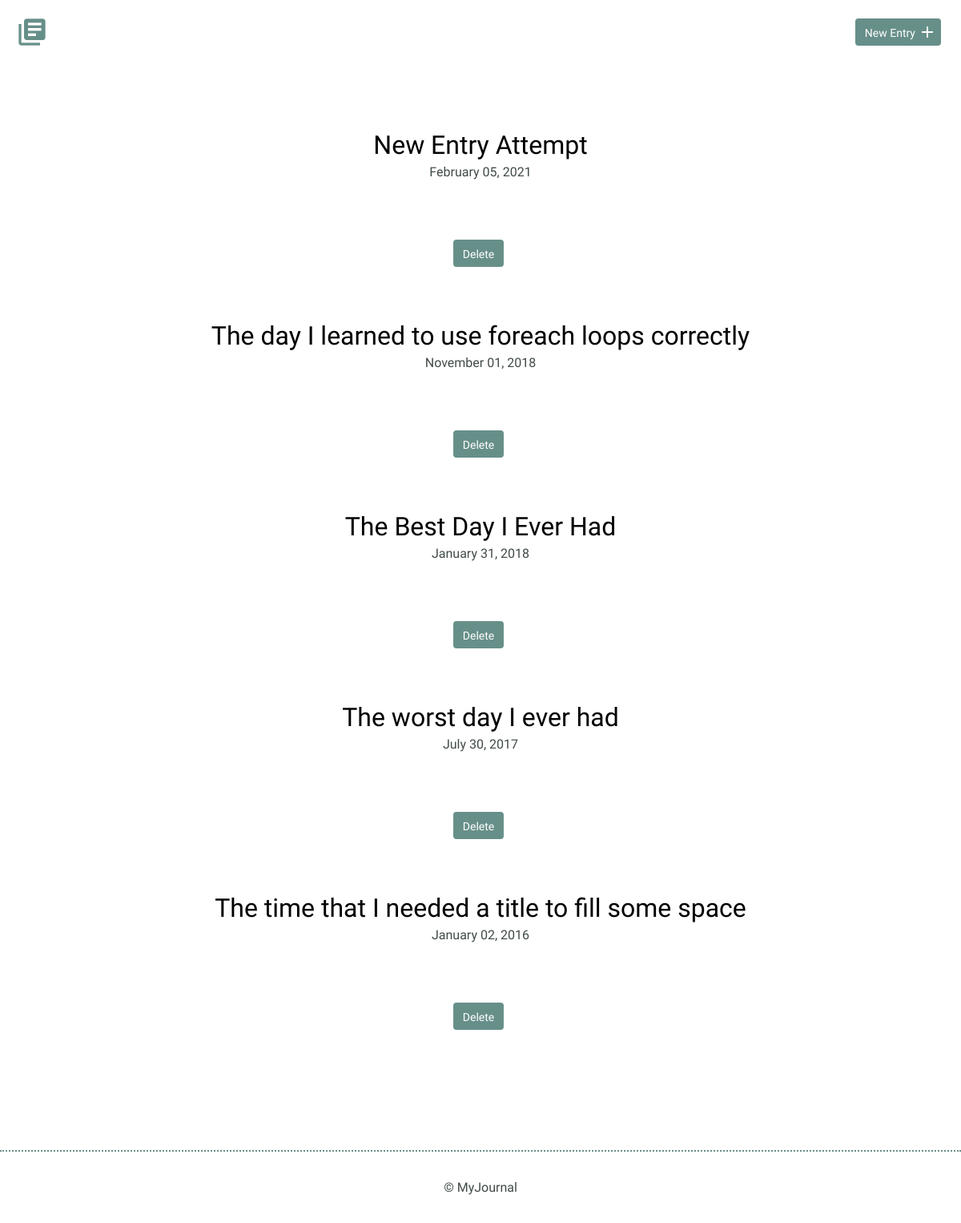
Before: / with the older database file.
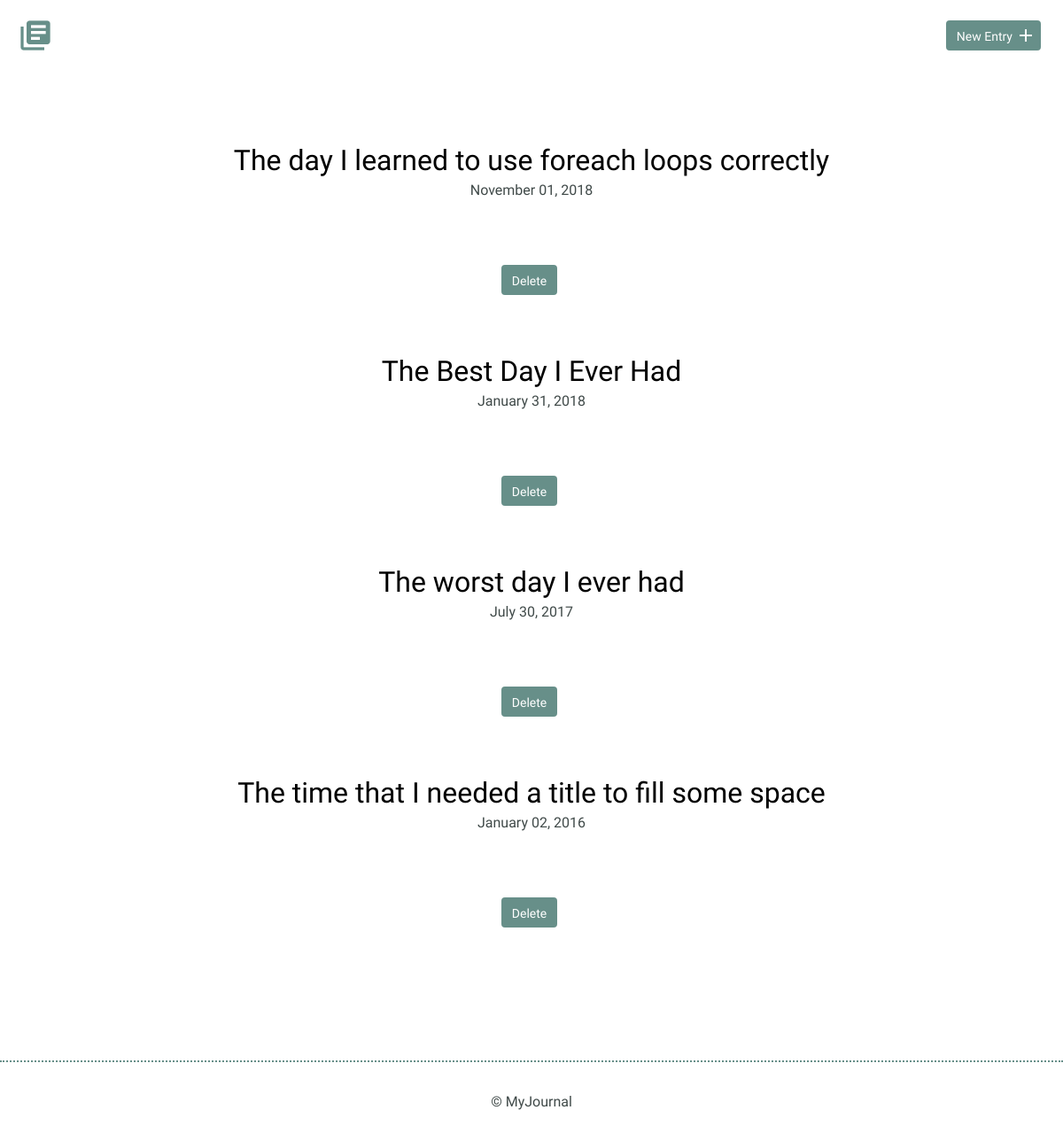
After: the same page with the newer database file.
### tables this page shows
CREATE TABLE "entries" (
	`id`	INTEGER,
	`title`	TEXT,
	`date`	TEXT,
	`time_spent`	INTEGER,
	`learned`	BLOB,
	`resources`	BLOB,
	PRIMARY KEY(`id`)
);

### inc/functions.php (called while the page is built, shortened)
<?php
function get_journal_entries(){
    include ('connection.php');
    try{
        return $db->query("SELECT id, title, date FROM entries ORDER BY date DESC");
    } catch(Exception $e) {
        echo "Error!: ".$e->getMessage();
        return array();
    }
}
?>

### index.php (the view, shortened to what this page needs)
<?php
include('inc/connection.php');
include('inc/header.php');
include('inc/functions.php');
?>
<!DOCTYPE html>
<html>
    <body>
          <section>
              <div class="container">
                  <div class="entry-list">
                          <?php
                           foreach(get_journal_entries() as $item){
                                echo "<article>";
                                echo "<h2><a href='detail.php?id=" . $item["id"] . "'>" . $item["title"] . "</a></h2>";
                                echo "<time datetime=" . $item["date"] . ">" . date('F d, Y', strtotime($item["date"])) . "</time>";
                                echo "<form method='post' action='index.php'>";
                                echo "<input type='submit' class='button delete journal entry' value='Delete' />\n";
                                echo "</form>";
                                echo "</article>";
                            }
                          ?>
                  </div>
              </div>
          </section>
    </body>
  <?php
    include('inc/footer.php');
    ?>
</html>

### inc/header.php (shortened to what this page needs)
<!DOCTYPE html>
<html>
    <head>
        <link rel="stylesheet" href="css/normalize.css">
        <link rel="stylesheet" href="css/site.css">
    </head>
    <body>
        <header>
            <div class="container">
                <div class="site-header">
                    <a class="logo" href="index.php"><i class="material-icons">library_books</i></a>
                    <a class="button icon-right" href="new.php"><span>New Entry</span> <i class="material-icons">add</i></a>
                </div>
            </div>
        </header>
     </body>

### inc/footer.php (shortened to what this page needs)
<!DOCTYPE html>
<html>
    <footer>
        <div>
            &copy; MyJournal
        </div>
    </footer>
</html>

### css/site.css (style rules this page uses)
body { font-size: 16px; color: #404a49; font-family: 'Cousine', serif; font-weight: 400; }
.container { margin: 0 auto; padding: 0 25px; }
header .site-header { margin: 0 auto; height: 95px; }
header .logo i { color: #678f89; margin: 20px 0 0 -5px; float: left; font-size: 40px; }
header .button { float: right; margin: 33px 0 0 0; }
footer { text-align: center; padding: 35px 0; border-top: 2px dotted #678f89; }
.button { padding: 8px 10px 6px 10px; background: #678f89; border: 2px solid #678f89; border-radius: 4px; text-decoration: none; color: #FFF; position: relative; text-align: center; font-size: 14px; }
.button.icon-right { padding-right: 30px; top: -10px; }
.button.icon-right i { position: absolute; top: 3px; right: 3px; }
h1, h2, h3 { margin: 0; font-weight: 400; line-height: 1em; color: #000; }
h2 { font-size: 32px; }
h2 a { text-decoration: none; color: #000; }
.entry-list, .edit-entry, .new-entry { max-width: 800px; margin: 0 auto; padding: 70px 0 150px 0; }
.entry-list article { margin-bottom: 70px; text-align: center; }
.entry-list article:last-child { margin-bottom: 0; }
.entry-list article h2 { margin-bottom: 8px; }
.entry { max-width: 800px; margin: 75px auto 0 auto; text-align: left; }
input[type=submit] { margin-right: 5px; }

Changed rows visible on the page:
removed entries: title "New Entry Attempt", date "February 05, 2021"
